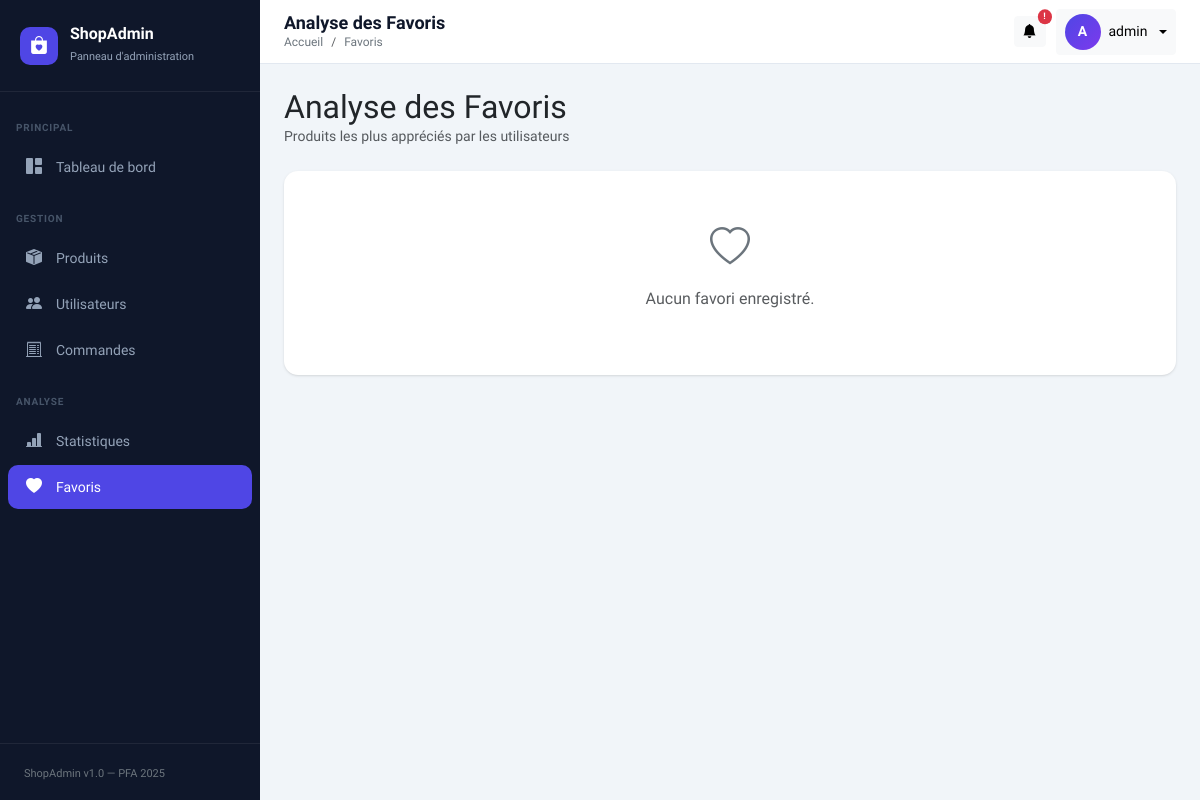
The app's page /dashboard-admin-main/index.php?page=favorites (signed in), older data.
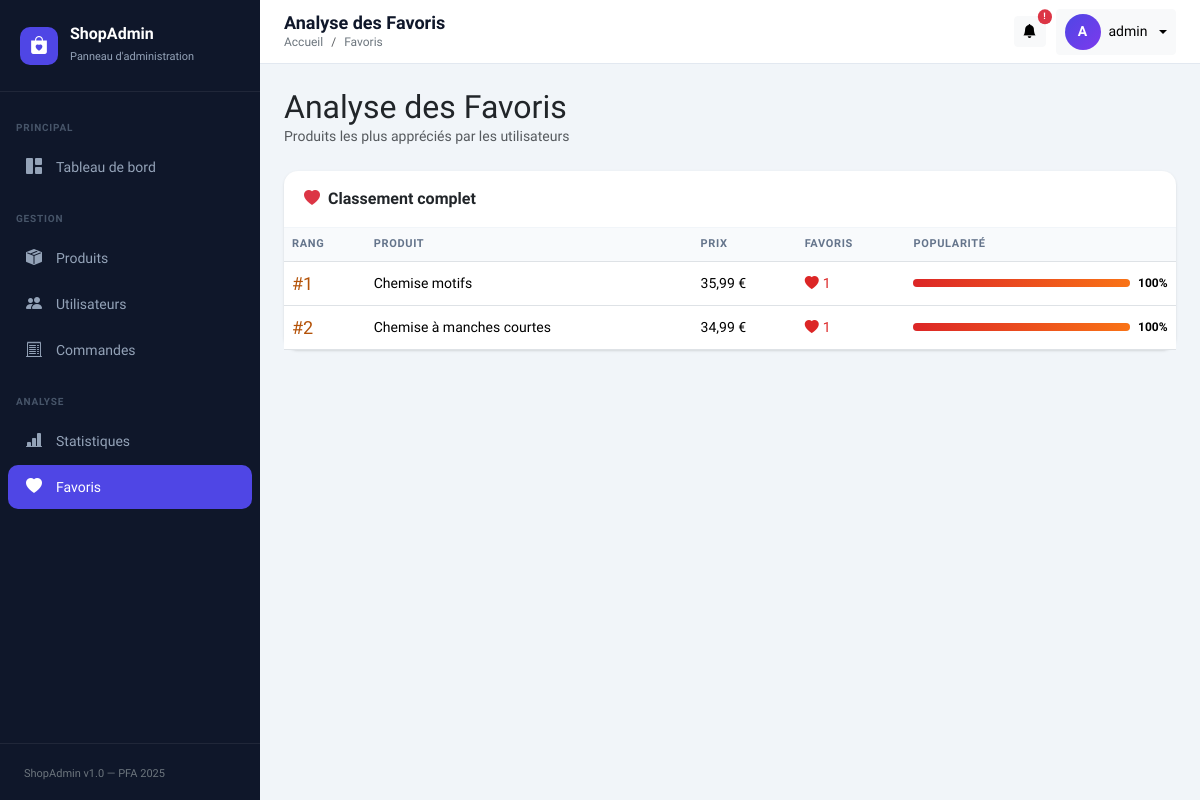
The same page, newer data.
### tables this page shows
CREATE TABLE `produits` (
  `id` varchar(20) NOT NULL,
  `name` varchar(150) DEFAULT NULL,
  `description` text DEFAULT NULL,
  `price` decimal(10,2) DEFAULT NULL,
  `stock` int(11) DEFAULT NULL,
  `sku` varchar(100) DEFAULT NULL,
  `image_path` varchar(255) DEFAULT NULL,
  `category_id` int(11) DEFAULT NULL,
  `color_id` int(11) DEFAULT NULL,
  `created_at` timestamp NOT NULL DEFAULT current_timestamp() ON UPDATE current_timestamp(),
  `product_type` enum('haut','bas','accessoire','chaussure','ensemble') DEFAULT NULL,
  `season` enum('ete','hiver','mi_saison','toutes_saisons') DEFAULT 'toutes_saisons'
);

### dashboard-admin-main/config/database.php (called while the page is built, shortened)
<?php
class Database {
    private static ?PDO $instance = null;
    public static function getInstance(): PDO {
        if (self::$instance === null) {
            $dsn = "mysql:host=" . DB_HOST . ";dbname=" . DB_NAME . ";charset=" . DB_CHARSET;
            $options = [
                PDO::ATTR_ERRMODE            => PDO::ERRMODE_EXCEPTION,
                PDO::ATTR_DEFAULT_FETCH_MODE => PDO::FETCH_ASSOC,
                PDO::ATTR_EMULATE_PREPARES   => false,
            ];
            try {
                self::$instance = new PDO($dsn, DB_USER, DB_PASS, $options);
            } catch (PDOException $e) {
                error_log("Erreur connexion DB : " . $e->getMessage());
                die(json_encode(['error' => 'Connexion à la base de données échouée.']));
            }
        }
        return self::$instance;
    }
}

### dashboard-admin-main/models/Product.php (called while the page is built, shortened)
<?php
require_once __DIR__ . '/../config/database.php';
class Product {
    private PDO $db;
    public function __construct() {
        $this->db = Database::getInstance();
    }
    public function getMostFavorited(int $limit = 5): array {
        $stmt = $this->db->prepare("
            SELECT p.id, p.name, p.price, p.image_path as image,
                   COUNT(f.id) AS favorites_count
            FROM produits p
            JOIN favorites f ON p.id = f.product_id
            GROUP BY p.id, p.name, p.price, p.image_path
            ORDER BY favorites_count DESC
            LIMIT ?
        ");
        $stmt->execute([$limit]);
        return $stmt->fetchAll();
    }
}

### dashboard-admin-main/views/favorites.php (the view, shortened to what the changed rows need)
<?php
require_once __DIR__ . '/../includes/header.php';
?>
<div class="main-wrapper">
    <?php require_once __DIR__ . '/../includes/navbar.php'; ?>
    <div class="content-area">
        <div class="mb-4">
            <h2 class="fw-800 mb-0">Analyse des Favoris</h2>
        </div>
        <div class="row g-3">
            <?php if (empty($mostFavorited)): ?>
            <div class="col-12">
                <div class="card p-5 text-center">
                    <i class="bi bi-heart fs-1 text-secondary d-block mb-2"></i>
                    <p class="text-muted">Aucun favori enregistré.</p>
                </div>
            </div>
            <?php else: ?>
            <div class="col-12">
                <div class="card">
                    <div class="card-header">
                        <i class="bi bi-heart-fill text-danger me-2"></i>Classement complet
                    </div>
                    <div class="table-responsive">
                        <table class="table mb-0">
                            <thead>
                                <tr>
                                    <th>Rang</th>
                                    <th>Produit</th>
                                    <th>Prix</th>
                                    <th>Favoris</th>
                                    <th>Popularité</th>
                                </tr>
                            </thead>
                            <tbody>
                                <?php
                                $maxFav = $mostFavorited[0]['favorites_count'] ?? 1;
                                foreach ($mostFavorited as $i => $p):
                                    $pct = ($p['favorites_count'] / $maxFav) * 100;
                                ?>
                                <tr>
                                    <td>
                                        <span class="fw-800" style="font-size:18px;color:<?= $i < 3 ? '#b45309' : '#94a3b8' ?>;">
                                            #<?= $i + 1 ?>
                                        </span>
                                    </td>
                                    <td class="fw-600"><?= htmlspecialchars($p['name']) ?></td>
                                    <td><?= number_format($p['price'], 2, ',', ' ') ?> €</td>
                                    <td>
                                        <span class="fw-700" style="color:#dc2626;">
                                            <i class="bi bi-heart-fill me-1"></i><?= $p['favorites_count'] ?>
                                        </span>
                                    </td>
                                    <td style="min-width:160px;">
                                        <div class="d-flex align-items-center gap-2">
                                            <div style="flex:1;background:#e2e8f0;border-radius:99px;height:8px;">
                                                <div style="width:<?= $pct ?>%;height:8px;background:linear-gradient(90deg,#dc2626,#f97316);border-radius:99px;transition:width .5s;"></div>
                                            </div>
                                            <span style="font-size:12px;font-weight:700;min-width:30px;"><?= round($pct) ?>%</span>
                                        </div>
                                    </td>
                                </tr>
                                <?php endforeach; ?>
                            </tbody>
                        </table>
                    </div>
                </div>
            </div>
            <?php endif; ?>
        </div>
    </div>
</div>
<?php require_once __DIR__ . '/../includes/footer.php'; ?>

Row changes from the older to the newer data that the page shows:
now on this page (row edited): produits: name "Chemise motifs", price "35,99", favorites_count "1", pct "100"
now on this page (row edited): produits: name "Chemise à manches courtes", price "34,99", favorites_count "1", pct "100"
Text that changed along with them:
text no longer shown: "Aucun favori enregistré."
text now shown: "Classement complet RANG PRODUIT PRIX FAVORIS POPULARITÉ"
